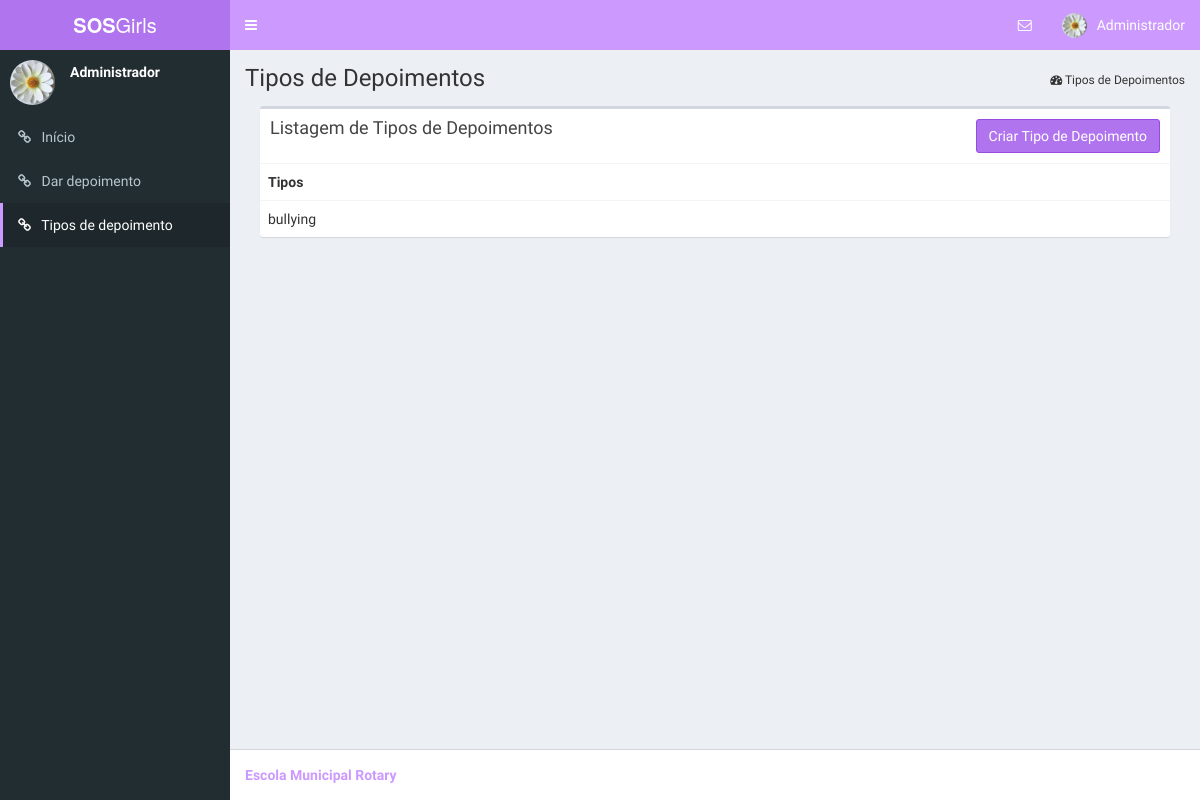
/tipos_depoimento/ (signed in), run on an earlier commit of the app's database.
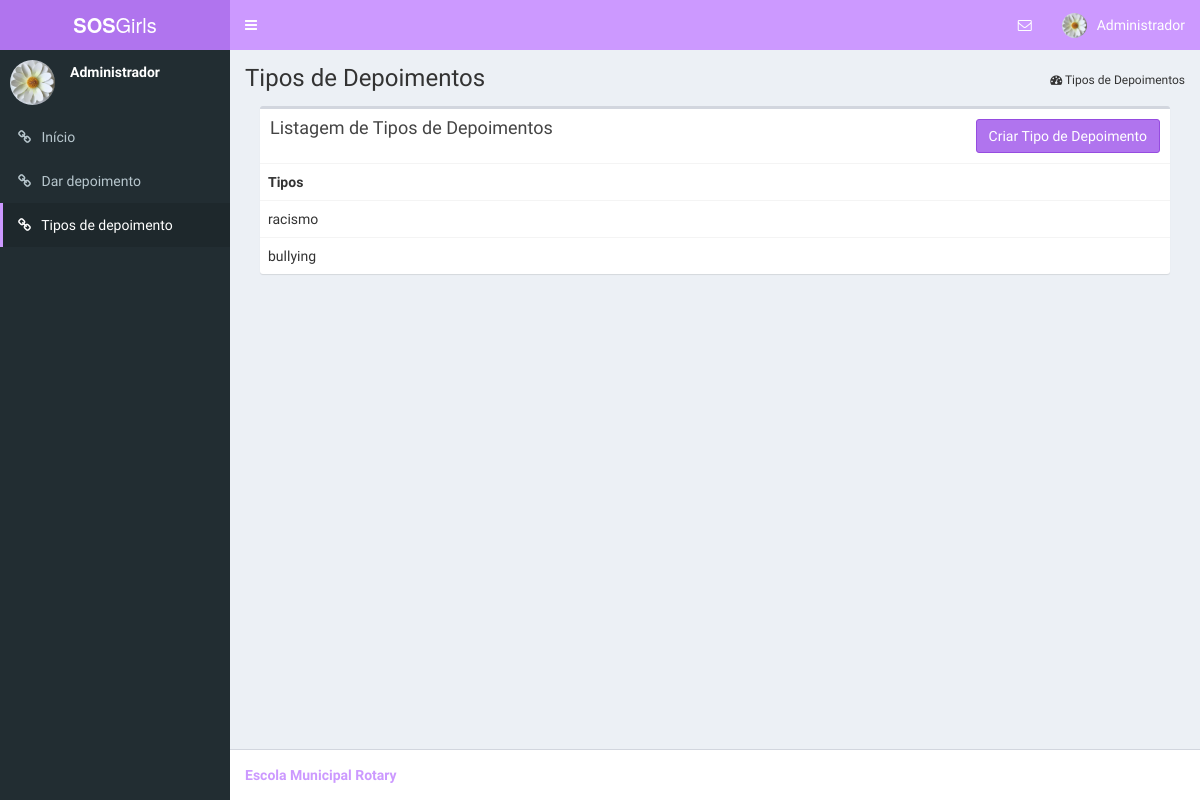
And on a later commit of the database.
### comum/models.py (models this page shows, shortened)
class TipoDepoimentos(models.Model):
    nome = models.CharField(max_length=30)

### comum/views.py (the view)
# urls.py: url(r'^tipos_depoimento/$', views.tipos_depoimento, name='tipos_depoimento'),
def tipos_depoimento(request):
    if request.user.is_superuser:
        registros = TipoDepoimentos.objects.all().order_by("-id")
        depoimentos = paginar_registros(request, registros, 15)
        return render(request, "tipos_depoimento.html", {"depoimentos":depoimentos})
    else:
        return HttpResponseRedirect(reverse('comum:index'))

### comum/views.py (called while the page is built)
def paginar_registros(request, registros, qtd_por_pagina):
    paginator = Paginator(registros, qtd_por_pagina)
    page = request.GET.get('page')
    try:
        return paginator.page(page)
    except PageNotAnInteger:
        return paginator.page(1)
    except EmptyPage:
        return paginator.page(paginator.num_pages)

### comum/templates/tipos_depoimento.html (shortened to what this page needs)
{% extends "base.html" %}
{% load staticfiles %}
{% load bootstrap_pagination %}
{% load comum_extras %}
{% block tipos_depoimento %} active {% endblock %}
{% block breadcrumb %}
<section class="content-header">
    <h1>
        Tipos de Depoimentos
    </h1>
    <ol class="breadcrumb">
        <li><i class="fa fa-dashboard"></i> Tipos de Depoimentos</li>
    </ol>
</section>
{% endblock %}
{% block content %}
<section class="content">
  <div class="col-xs-12">
          <div class="box">
              <div class="box-header">
                  <h3 class="box-title">Listagem de Tipos de Depoimentos</h3>
                  <a href="{%url 'comum:novo_tipo_depoimento'%}" class="btn btn-small btn-info pull-right">Criar Tipo de Depoimento</a>
              </div>
              <div class="box-body table-responsive no-padding">
                  <table class="table table-hover">
                      <tr>
                          <th>Tipos</th>
                      </tr>
                      {% for depoimento in depoimentos %}
                      <tr>
                          <td>{{ depoimento.nome }}</td>
                      </tr>
                      {% endfor %}
                  </table>
              </div>
          </div>
      </div>
    <nav aria-label="Page navigation">
  </nav>
</section>
{% endblock %}

What changed in the data, as far as the page shows it:
added TipoDepoimentos: nome "racismo"
